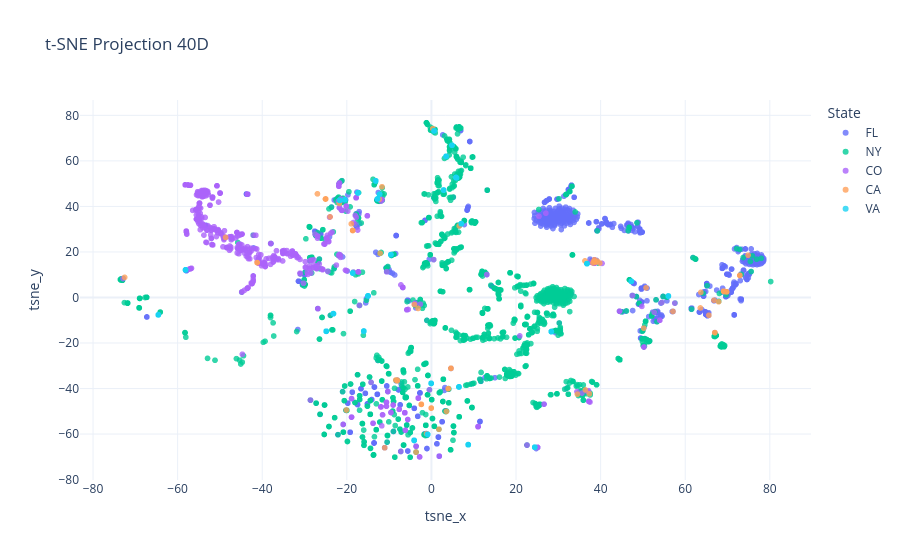

Here is the notebook cell this chart was saved with:
### Code cell
# Helper: pick the correct t-SNE iteration arg across sklearn versions
def _make_tsne(n_components=2, perplexity=30, random_state=42, max_iter=1000, **kwargs):
    sig = inspect.signature(TSNE.__init__)
    common = dict(n_components=n_components,
                  perplexity=perplexity,
                  learning_rate="auto",
                  init="pca",
                  random_state=random_state)
    if "max_iter" in sig.parameters:
        return TSNE(max_iter=max_iter, **common, **kwargs)
    else:
        return TSNE(n_iter=max_iter, **common, **kwargs)

# --- 2) Reduce D -> 2D with t-SNE (columns as arg) ---
def tsne_reduce(df: pd.DataFrame, feature_cols: list[str], perplexity: float = 30.0,
                scale: bool = True, max_iter: int = 1000, random_state: int = 42, **tsne_kwargs) -> pd.DataFrame:
    X = (df[feature_cols]
         .replace([np.inf, -np.inf], np.nan)
         .dropna(axis=0, how="any"))
    keep_idx = X.index

    Xv = X.to_numpy(dtype=float)
    if scale:
        Xv = StandardScaler().fit_transform(Xv)

    n = Xv.shape[0]
    max_valid = max(5.0, min(50.0, (n - 1) / 3))
    perp = min(perplexity, max_valid)

    tsne = _make_tsne(n_components=2, perplexity=perp,
                      random_state=random_state, max_iter=max_iter, **tsne_kwargs)
    Y = tsne.fit_transform(Xv)

    out = df.loc[keep_idx, ["node_id"]].copy() if "node_id" in df.columns else df.loc[keep_idx].copy()
    out["tsne_x"] = Y[:, 0]
    out["tsne_y"] = Y[:, 1]
    return out

# # --- 3) Plot helper (hover both node index & GlobalEventID) ---
# def plot_tsne(df: pd.DataFrame, id_cols: list[str] = ["node_id"]):
#     fig = px.scatter(
#         df, x="tsne_x", y="tsne_y",
#         hover_data=id_cols,
#         title="t-SNE Projection (from 50D spectral embedding)",
#         template="plotly_white"
#     )
#     fig.update_traces(marker=dict(size=6, opacity=0.7))
#     return fig

# ----------------- Pipeline -----------------
# Ensure the row order of M_all matches node order you pass in:
node_ids = list(G_all.nodes())  # these are your GlobalEventID values

# 1) 50D spectral embedding with node labels included
all_emb = spectral_embed_from_adjacency(
    M_all,
    n_components=40,
    node_ids=node_ids,
    make_symmetric=True,
    zero_self_loops=True,
    use_sparse=True,
    random_state=42
)

# 2) t-SNE on those 50 dims -> 2D
feat_cols = ["x", "y"] + [f"x{i}" for i in range(2, 40)]  # total 50 columns
tsne_df = tsne_reduce(all_emb, feature_cols=feat_cols, perplexity=30.0, max_iter=1000, random_state=42)

# (Optional) add a simple row index to hover too
tsne_df["node_index"] = range(len(tsne_df))  # matrix row number
# If you stored any attrs in G_all (e.g., total_count, clusters), you can merge them:
# attrs = pd.Series(nx.get_node_attributes(G_all, "total_count"), name="total_count")
# tsne_df = tsne_df.merge(attrs, left_on="node_id", right_index=True, how="left")
# Suppose you have a DataFrame `meta_df` with your extra columns:
# meta_df columns: ["GlobalEventID", "date", "EventCode", "state", "title"]

# Merge metadata onto the t-SNE result (assuming node_id == GlobalEventID)
merged_df = tsne_df.merge(
    global_db[["GlobalEventID", "EventCode", "state", "title"]],
    left_on="node_id", right_on="GlobalEventID", how="left"
)

# --- Plot colored by state ---
fig = px.scatter(
    merged_df,
    x="tsne_x",
    y="tsne_y",
    color="state",                          # color by state
    hover_data={
        "GlobalEventID": True,
        "EventCode": True,
        "title": True,
        "state": False,                     # shown via color already
        "tsne_x": False,
        "tsne_y": False,
    },
    title="t-SNE Projection 40D",
    template="plotly_white"
)

fig.update_traces(marker=dict(size=6, opacity=0.8))
fig.update_layout(legend_title_text="State")
fig.show()

# 3) Plot with hover showing both the GlobalEventID and row index
#fig = plot_tsne(tsne_df, id_cols=["node_id", "node_index"])
# fig.show()

### Figure 1 — Plotly figure (JSON) as saved in the notebook; plotly's stock layout.template omitted (floating-point values rounded to 4 significant figures; data arrays with more than 128 entries replaced by an {"elided": "..."} marker saying what was removed)
{"data": [{"customdata": {"elided": "861x4 mixed values"}, "hovertemplate": "GlobalEventID=%{customdata[0]}<br>EventCode=%{customdata[1]}<br>title=%{customdata[2]}<extra></extra>", "legendgroup": "FL", "marker": {"color": "#636efa", "opacity": 0.8, "size": 6, "symbol": "circle"}, "mode": "markers", "name": "FL", "showlegend": true, "type": "scattergl", "x": {"elided": "861 float values"}, "xaxis": "x", "y": {"elided": "861 float values"}, "yaxis": "y"}, {"customdata": {"elided": "1517x4 mixed values"}, "hovertemplate": "GlobalEventID=%{customdata[0]}<br>EventCode=%{customdata[1]}<br>title=%{customdata[2]}<extra></extra>", "legendgroup": "NY", "marker": {"color": "#00cc96", "opacity": 0.8, "size": 6, "symbol": "circle"}, "mode": "markers", "name": "NY", "showlegend": true, "type": "scattergl", "x": {"elided": "1517 float values"}, "xaxis": "x", "y": {"elided": "1517 float values"}, "yaxis": "y"}, {"customdata": {"elided": "541x4 mixed values"}, "hovertemplate": "GlobalEventID=%{customdata[0]}<br>EventCode=%{customdata[1]}<br>title=%{customdata[2]}<extra></extra>", "legendgroup": "CO", "marker": {"color": "#ab63fa", "opacity": 0.8, "size": 6, "symbol": "circle"}, "mode": "markers", "name": "CO", "showlegend": true, "type": "scattergl", "x": {"elided": "541 float values"}, "xaxis": "x", "y": {"elided": "541 float values"}, "yaxis": "y"}, {"customdata": {"elided": "73x4 mixed values"}, "hovertemplate": "GlobalEventID=%{customdata[0]}<br>EventCode=%{customdata[1]}<br>title=%{customdata[2]}<extra></extra>", "legendgroup": "CA", "marker": {"color": "#FFA15A", "opacity": 0.8, "size": 6, "symbol": "circle"}, "mode": "markers", "name": "CA", "showlegend": true, "type": "scattergl", "x": [-26.95, -25.04, -21.76, -25.04, -2.392, -2.393, -2.392, -12.12, 36.29, -18.61, -18.61, -18.61, -18.61, -18.95, 56.0, -24.99, 36.41, 37.35, 34.51, 38.41, 38.85, 38.19, 63.7, 39.79, 39.21, 38.53, 4.616, 4.616, -11.68, 6.561, -23.97, -0.04073, -0.04073, -48.67, 69.78, 69.78, 69.78, 66.8, 69.38, 72.93, 74.87, 72.88, 57.1, 50.74, 50.19, 3.544, -1.16, 63.58, 69.09, 69.09, 69.09, 69.09, 69.09, 67.01, 67.01, -41.21, -41.21, -3.153, -4.034, 3.964, 3.986, 67.89, -11.05, -3.64, 65.59, 1.773, -20.09, -8.438, -8.094, -8.073, -72.52, -12.33, 0.3092], "xaxis": "x", "y": [45.52, 43.25, 41.29, 43.25, -46.96, -46.96, -46.96, 19.43, 16.06, 29.43, 29.43, 29.43, 29.43, 32.34, 0.6346, 43.28, -40.61, -42.31, -42.49, 15.79, 15.51, 15.16, 2.258, 15.12, 15.96, 16.54, -31.14, -31.14, 48.63, 31.46, 35.41, -48.6, -48.6, 26.37, 2.49, 2.49, 2.49, -1.215, 2.58, 9.748, 18.59, 9.656, -6.131, 4.208, -13.47, -50.08, -59.83, -4.608, 2.709, 2.709, 2.709, 2.709, 2.709, -15.45, -15.45, 15.31, 15.31, -4.813, -3.11, -40.06, -40.09, -1.884, -66.02, -67.93, -7.817, -57.9, -49.45, -36.28, -36.28, -36.65, 8.826, 43.14, 74.17], "yaxis": "y"}, {"customdata": {"elided": "248x4 mixed values"}, "hovertemplate": "GlobalEventID=%{customdata[0]}<br>EventCode=%{customdata[1]}<br>title=%{customdata[2]}<extra></extra>", "legendgroup": "VA", "marker": {"color": "#19d3f3", "opacity": 0.8, "size": 6, "symbol": "circle"}, "mode": "markers", "name": "VA", "showlegend": true, "type": "scattergl", "x": {"elided": "248 float values"}, "xaxis": "x", "y": {"elided": "248 float values"}, "yaxis": "y"}], "layout": {"legend": {"title": {"text": "State"}, "tracegroupgap": 0}, "title": {"text": "t-SNE Projection 40D"}, "xaxis": {"anchor": "y", "domain": [0, 1], "title": {"text": "tsne_x"}}, "yaxis": {"anchor": "x", "domain": [0, 1], "title": {"text": "tsne_y"}}}}
